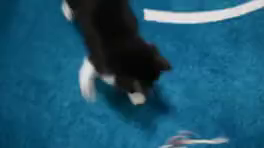
#> input picture frame 25 of DZ1/video.mp4, 264 x 148 px
$ python split_test.py
#> lines starting #> are read from the running program, lines starting #| are printed output that depends on the picture
import cv2

# =========================================
# SOURCE VIDEO SETTINGS
# =========================================

SOURCE_FILE = "video.mp4"

# =========================================
# VIDEO INITIALIZATION
# =========================================

video_stream = cv2.VideoCapture(SOURCE_FILE)

success, current_frame = video_stream.read()
#> current_frame is the input picture: shape (148, 264, 3); mean B, G, R 113.3, 87.1, 29.3

if not success:
    print("Не удалось получить кадр из видео")
    exit()

# =========================================
# FRAME PARAMETERS
# =========================================

frame_h, frame_w = current_frame.shape[:2]
#> frame_h = 148; frame_w = 264

print("=" * 32)
print(f"Ширина кадра : {frame_w}")
#| Ширина кадра : 264
print(f"Высота кадра : {frame_h}")
#| Высота кадра : 148
print("=" * 32)

# =========================================
# SPLITTING STEREO IMAGE
# =========================================

center_x = frame_w // 2
#> center_x = 132

camera_left = current_frame[:, 0:center_x]
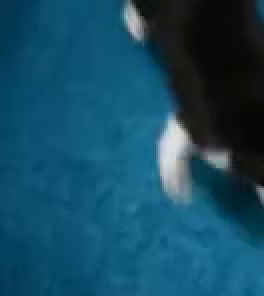
#> camera_left: shape (148, 132, 3) (shown 2 times larger); mean B, G, R 98.4, 74.7, 21.1
camera_right = current_frame[:, center_x:frame_w]
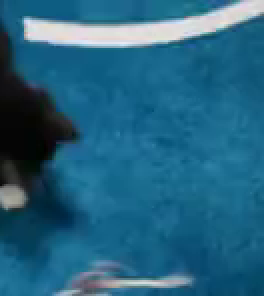
#> camera_right: shape (148, 132, 3) (shown 2 times larger); mean B, G, R 128.2, 99.4, 37.4

# =========================================
# WINDOW DISPLAY
# =========================================

cv2.namedWindow("Original Video", cv2.WINDOW_NORMAL)
cv2.namedWindow("Left Part", cv2.WINDOW_NORMAL)
cv2.namedWindow("Right Part", cv2.WINDOW_NORMAL)

cv2.imshow("Original Video", current_frame)
cv2.imshow("Left Part", camera_left)
cv2.imshow("Right Part", camera_right)

cv2.waitKey(0)

# =========================================
# CLEANUP
# =========================================

video_stream.release()
cv2.destroyAllWindows()

$ run again, starting later in the video
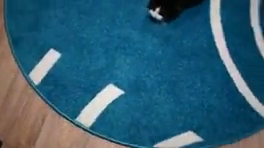
#> input picture frame 201 of DZ1/video.mp4, 264 x 148 px
#> current_frame is the input picture: shape (148, 264, 3); mean B, G, R 116.1, 94.9, 49.8
#| Ширина кадра : 264
#| Высота кадра : 148
#> `camera_left = current_frame[:, 0:center_x]`:
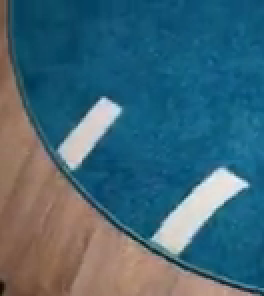
#> camera_left: shape (148, 132, 3) (shown 2 times larger); mean B, G, R 119.4, 103.5, 65.9
#> `camera_right = current_frame[:, center_x:frame_w]`:
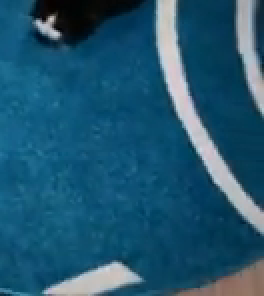
#> camera_right: shape (148, 132, 3) (shown 2 times larger); mean B, G, R 112.8, 86.4, 33.6
